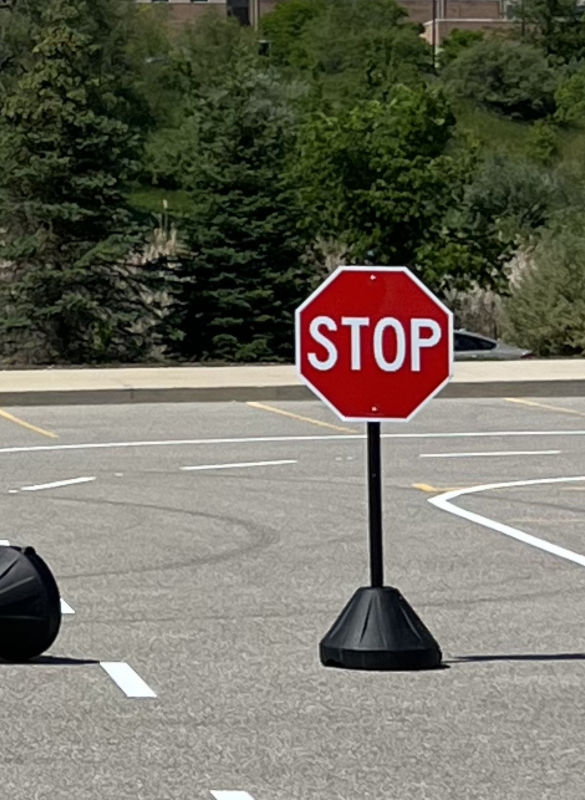
#> input picture ocr/data/8079.jpg, 1170 x 1600 px (shown at 1/2 size)
$ python -i whitepxlClass.py   (imports and definitions only)
#> lines starting #> are read from the running program, lines starting #| are printed output that depends on the picture; after the words box and inside, x2 and y2 are one past the last pixel; in counts of white or black regions, pixels touching at a corner belong together
#> further down, picture is the input picture: shape (1600, 1170, 3); mean B, G, R 94.8, 107.6, 110.2
import cv2
import numpy as np
import math
from functools import partial

class WhitePixelDetector:
    def __init__(self,frame):
        # self.cap = cv2.VideoCapture(video_source)
        self.frame = frame
        self.tl = (0, 0)  # Top left
        self.tr = (640, 0)
        self.bl = (0, 480)
        self.br = (640, 480)
        self.tl_dist = partial(self.euclidean_distance, reference_point=self.tl)
        self.tr_dist = partial(self.euclidean_distance, reference_point=self.tr)
        self.bl_dist = partial(self.euclidean_distance, reference_point=self.bl)
        self.br_dist = partial(self.euclidean_distance, reference_point=self.br)

    def euclidean_distance(self, coord, reference_point):
        return math.sqrt((coord[0] - reference_point[0]) ** 2 + (coord[1] - reference_point[1]) ** 2)

    def detect_white_pixels(self):
        gray = cv2.cvtColor(self.frame, cv2.COLOR_BGR2GRAY)
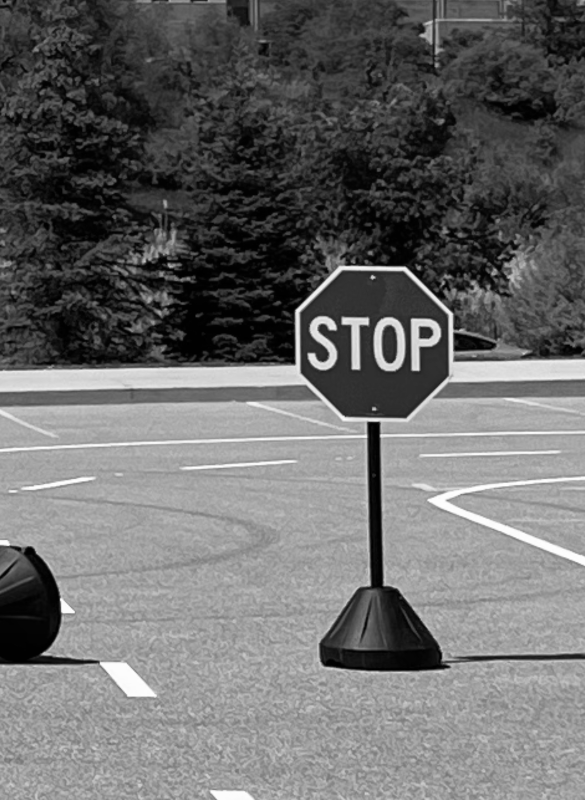
#> gray: shape (1600, 1170) (shown at 1/2 size); min 0, max 255, mean 106.9
        gray = cv2.GaussianBlur(gray, (7, 7), 0)
        _, thresholded = cv2.threshold(gray, 200, 255, cv2.THRESH_BINARY)
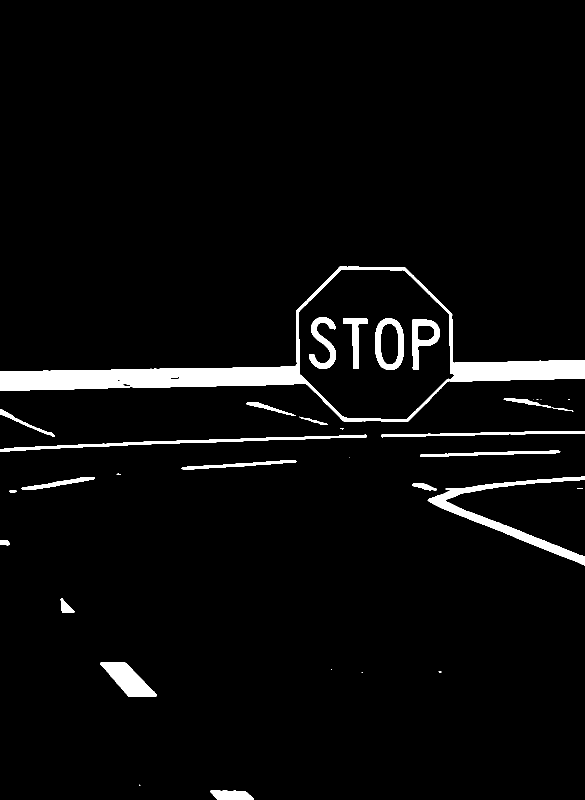
#> thresholded: shape (1600, 1170) (shown at 1/2 size); 3.9% white; 34 white regions (11 under 20 px)
        contours, _ = cv2.findContours(thresholded, cv2.RETR_EXTERNAL, cv2.CHAIN_APPROX_SIMPLE)
#> contours = 30 contours, 12 with area under 20; largest, box (x1, y1, x2, y2) and area: (0, 533, 1170, 844) 110552, (855, 953, 1170, 1131) 7159, (201, 1324, 314, 1394) 3780, (0, 869, 733, 904) 3146, (762, 862, 1170, 875) 1526
        white_pixel_coordinates = [point[0] for contour in contours for point in contour]
#> white_pixel_coordinates = 1926 pairs, first value 0 to 1169, second value 533 to 1599
        return white_pixel_coordinates

    # [40 lines left out: functions interpolate_and_draw_line, process_frame, not called in this run]

    # [25 lines of commented-out code are left out]

>>> import cv2
>>> picture = cv2.imread('../../ocr/data/8079.jpg')
>>> result = WhitePixelDetector(picture).detect_white_pixels()
#> result has the same summary as white_pixel_coordinates in detect_white_pixels
